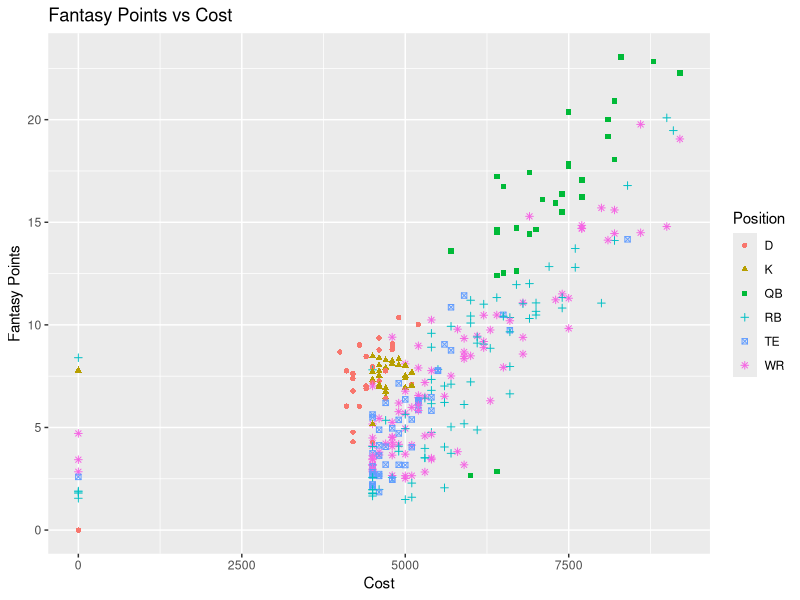
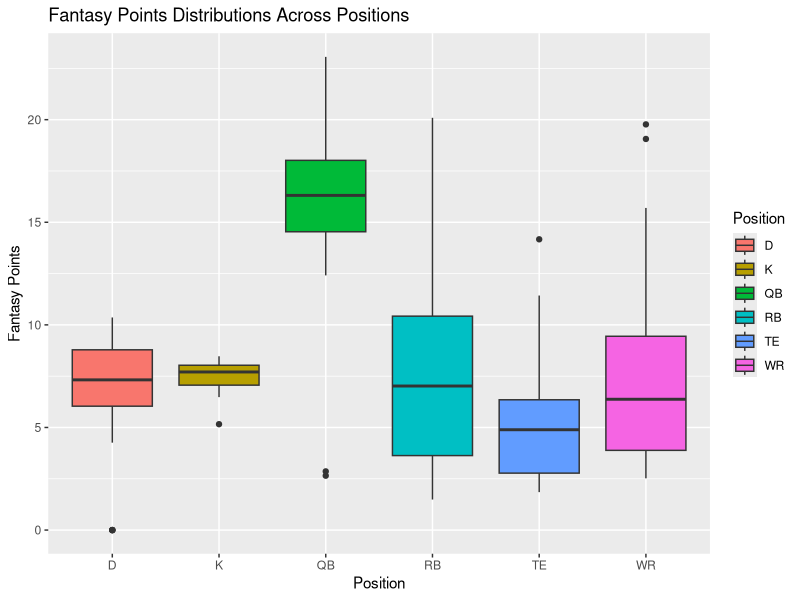
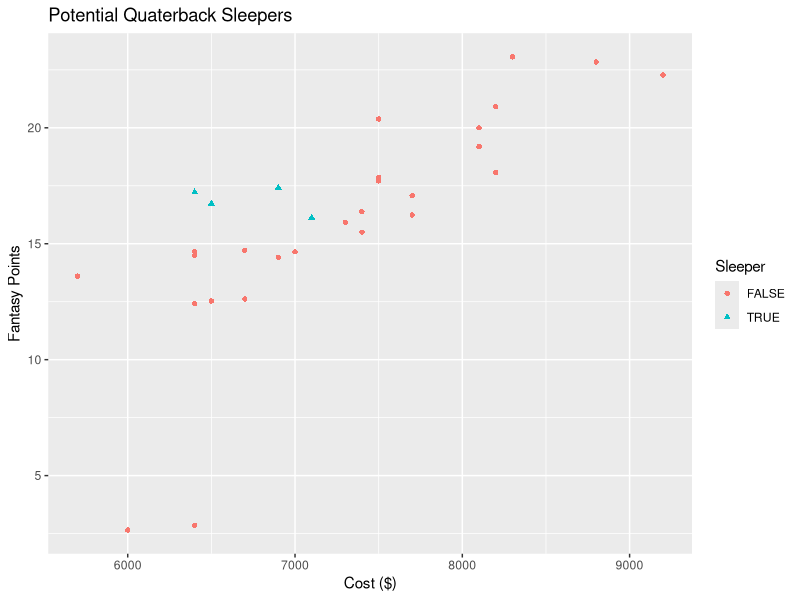

These figures' R source, in order:
library('ggplot2')
#-------------------------------------------------------
#------- Data Incubator Challenge: Question 3 ----------
#-------- Fantasy Football and Data Science ------------
#-------------------------------------------------------
rm(list = ls())
gc(verbose = FALSE)

# Load the data into a dataframe -----------------------
ff_data <- read.csv("FF.csv", header = TRUE)
str(ff_data)

# Scatterplot of players fantasy points vs cost --------
qplot(Cost, FP, data = ff_data, shape = Position, color = Position,
      ylab = "Fantasy Points", xlab = "Cost", main = "Fantasy Points vs Cost")

# Boxplot showing points distributions across----------- 
# Plot 1 -----------------------------------------------
qplot(Position, FP, data = ff_data, geom = "boxplot", fill = Position,
      ylab = "Fantasy Points", xlab = "Position", 
      main = "Fantasy Points Distributions Across Positions")

# Retrieve QB data  ------------------------------------
QB_data <- ff_data[ff_data$Position == "QB", c('Player', 'FP', 'Cost')]
str(QB_data)

# Compute QB average fantasy points and average cost ---
QB_avg <- apply(QB_data[,c("FP", "Cost")],2,'mean')

# Determine possible QB sleepers using averages---------
QB_data$Sleeper <- QB_data$FP > QB_avg["FP"] & QB_data$Cost < QB_avg["Cost"]
str(QB_data)

# Plot of possible QB sleepers comparing them to rest --
# Plot 2 -----------------------------------------------
qplot(Cost, FP, data = QB_data, shape = Sleeper, color = Sleeper,
      ylab = "Fantasy Points", xlab = "Cost ($)", main = "Potential Quaterback Sleepers")
